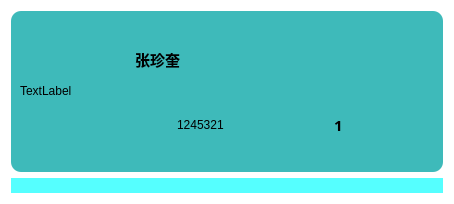
<?xml version="1.0" encoding="UTF-8"?>
<ui version="4.0">
 <class>ProductItem</class>
 <widget class="QWidget" name="ProductItem">
  <property name="geometry">
   <rect>
    <x>0</x>
    <y>0</y>
    <width>454</width>
    <height>204</height>
   </rect>
  </property>
  <property name="sizePolicy">
   <sizepolicy hsizetype="Preferred" vsizetype="Preferred">
    <horstretch>0</horstretch>
    <verstretch>0</verstretch>
   </sizepolicy>
  </property>
  <property name="minimumSize">
   <size>
    <width>0</width>
    <height>200</height>
   </size>
  </property>
  <property name="maximumSize">
   <size>
    <width>16777215</width>
    <height>300</height>
   </size>
  </property>
  <property name="cursor">
   <cursorShape>PointingHandCursor</cursorShape>
  </property>
  <property name="windowTitle">
   <string>Form</string>
  </property>
  <property name="styleSheet">
   <string notr="true">background-color: rgb(255, 255, 255);
border-top-color: rgb(0, 0, 0);
border-left-color: rgb(0, 0, 0);</string>
  </property>
  <layout class="QVBoxLayout" name="verticalLayout_2">
   <item>
    <widget class="QWidget" name="widget_3" native="true">
     <property name="minimumSize">
      <size>
       <width>150</width>
       <height>150</height>
      </size>
     </property>
     <property name="styleSheet">
      <string notr="true">background-color: rgb(62, 186, 186);
border-radius: 10px;
</string>
     </property>
     <layout class="QHBoxLayout" name="horizontalLayout">
      <item>
       <widget class="QLabel" name="pic_lab">
        <property name="minimumSize">
         <size>
          <width>100</width>
          <height>100</height>
         </size>
        </property>
        <property name="maximumSize">
         <size>
          <width>100</width>
          <height>100</height>
         </size>
        </property>
        <property name="text">
         <string>TextLabel</string>
        </property>
       </widget>
      </item>
      <item>
       <widget class="QWidget" name="widget_2" native="true">
        <property name="maximumSize">
         <size>
          <width>500</width>
          <height>16777215</height>
         </size>
        </property>
        <layout class="QVBoxLayout" name="verticalLayout">
         <item>
          <widget class="QLabel" name="lab_name">
           <property name="sizePolicy">
            <sizepolicy hsizetype="Expanding" vsizetype="Expanding">
             <horstretch>0</horstretch>
             <verstretch>0</verstretch>
            </sizepolicy>
           </property>
           <property name="minimumSize">
            <size>
             <width>80</width>
             <height>30</height>
            </size>
           </property>
           <property name="font">
            <font>
             <family>Microsoft YaHei UI</family>
             <pointsize>11</pointsize>
             <weight>75</weight>
             <bold>true</bold>
            </font>
           </property>
           <property name="styleSheet">
            <string notr="true"/>
           </property>
           <property name="text">
            <string>张珍奎</string>
           </property>
           <property name="textFormat">
            <enum>Qt::AutoText</enum>
           </property>
          </widget>
         </item>
         <item>
          <widget class="QWidget" name="widget" native="true">
           <property name="minimumSize">
            <size>
             <width>0</width>
             <height>45</height>
            </size>
           </property>
           <layout class="QHBoxLayout" name="horizontalLayout_2">
            <item>
             <widget class="QLabel" name="lab_ranking">
              <property name="sizePolicy">
               <sizepolicy hsizetype="Preferred" vsizetype="Preferred">
                <horstretch>0</horstretch>
                <verstretch>0</verstretch>
               </sizepolicy>
              </property>
              <property name="minimumSize">
               <size>
                <width>0</width>
                <height>30</height>
               </size>
              </property>
              <property name="maximumSize">
               <size>
                <width>80</width>
                <height>16777215</height>
               </size>
              </property>
              <property name="font">
               <font>
                <pointsize>9</pointsize>
               </font>
              </property>
              <property name="text">
               <string>1245321</string>
              </property>
             </widget>
            </item>
            <item>
             <widget class="QLabel" name="lab_num">
              <property name="sizePolicy">
               <sizepolicy hsizetype="Fixed" vsizetype="Preferred">
                <horstretch>0</horstretch>
                <verstretch>0</verstretch>
               </sizepolicy>
              </property>
              <property name="minimumSize">
               <size>
                <width>85</width>
                <height>40</height>
               </size>
              </property>
              <property name="maximumSize">
               <size>
                <width>50</width>
                <height>16777215</height>
               </size>
              </property>
              <property name="font">
               <font>
                <family>Microsoft JhengHei Light</family>
                <pointsize>11</pointsize>
                <weight>75</weight>
                <bold>true</bold>
               </font>
              </property>
              <property name="text">
               <string>1</string>
              </property>
              <property name="textFormat">
               <enum>Qt::RichText</enum>
              </property>
              <property name="alignment">
               <set>Qt::AlignCenter</set>
              </property>
             </widget>
            </item>
           </layout>
          </widget>
         </item>
        </layout>
       </widget>
      </item>
     </layout>
    </widget>
   </item>
   <item>
    <widget class="TextTicker" name="lab_message">
     <property name="font">
      <font>
       <pointsize>10</pointsize>
      </font>
     </property>
     <property name="styleSheet">
      <string notr="true">background-color: rgb(85, 255, 255);
border-radius: 10px;
</string>
     </property>
     <property name="text">
      <string/>
     </property>
     <property name="wordWrap">
      <bool>false</bool>
     </property>
    </widget>
   </item>
  </layout>
 </widget>
 <customwidgets>
  <customwidget>
   <class>TextTicker</class>
   <extends>QLabel</extends>
   <header location="global">./Store/textticker.h</header>
  </customwidget>
 </customwidgets>
 <resources/>
 <connections/>
</ui>
